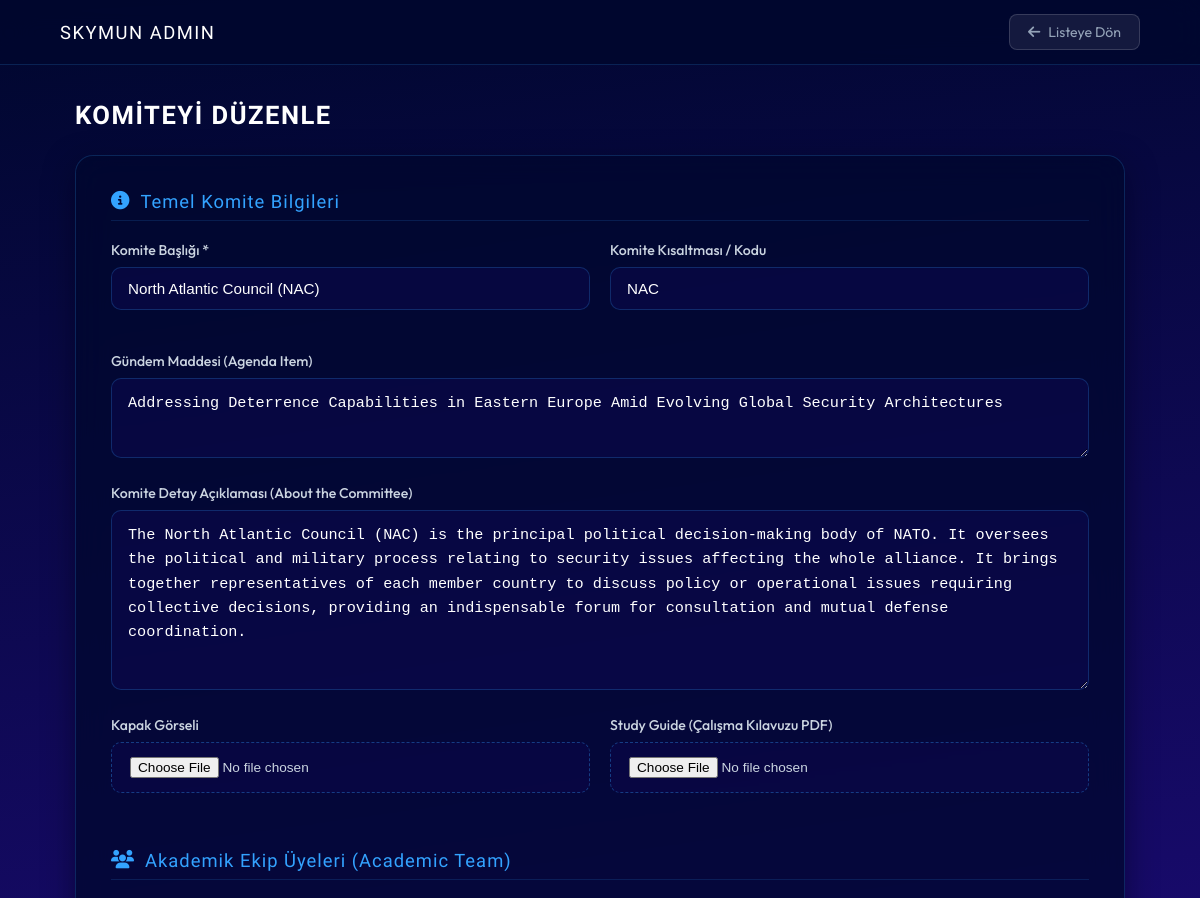
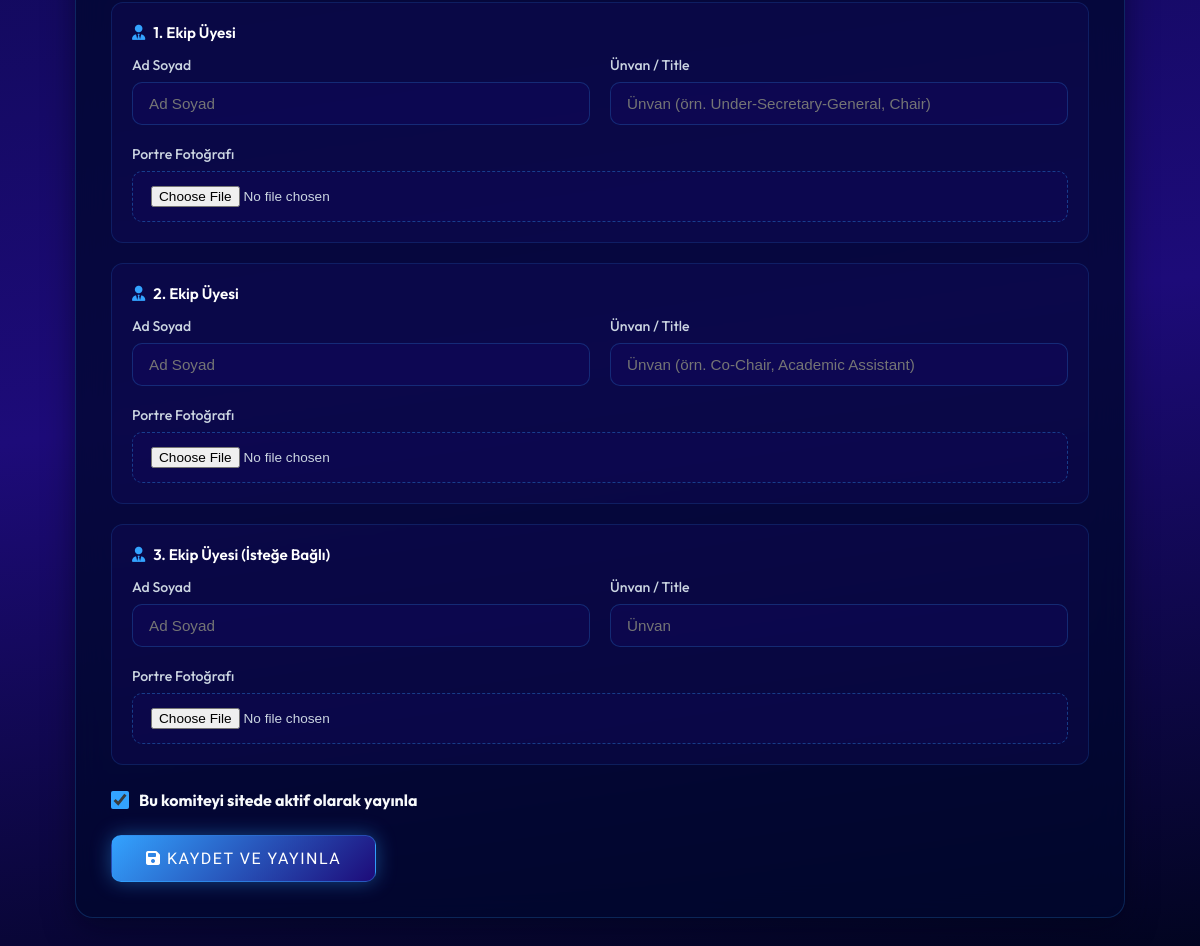
Screenshot of /admin/committee-edit.php?id=1 (signed in) with the database file from the repository (2 pictures, top to bottom).
### tables this page shows
CREATE TABLE IF NOT EXISTS `committees` (
  `id` INT(11) NOT NULL AUTO_INCREMENT,
  `title` VARCHAR(255) NOT NULL,
  `short_name` VARCHAR(50) DEFAULT NULL,
  `agenda` TEXT DEFAULT NULL,
  `description` LONGTEXT DEFAULT NULL,
  `cover_image` VARCHAR(255) DEFAULT NULL,
  `study_guide` VARCHAR(255) DEFAULT NULL,
  `member1_name` VARCHAR(150) DEFAULT NULL,
  `member1_title` VARCHAR(150) DEFAULT NULL,
  `member1_image` VARCHAR(255) DEFAULT NULL,
  `member2_name` VARCHAR(150) DEFAULT NULL,
  `member2_title` VARCHAR(150) DEFAULT NULL,
  `member2_image` VARCHAR(255) DEFAULT NULL,
  `member3_name` VARCHAR(150) DEFAULT NULL,
  `member3_title` VARCHAR(150) DEFAULT NULL,
  `member3_image` VARCHAR(255) DEFAULT NULL,
  `status` TINYINT(1) DEFAULT 1,
  `sort_order` INT(11) DEFAULT 0,
  `created_at` TIMESTAMP NOT NULL DEFAULT CURRENT_TIMESTAMP,
  PRIMARY KEY (`id`)
);

### config.php (called while the page is built, shortened)
<?php
$pdo = null;
try {
    $dsn = "mysql:host=" . DB_HOST . ";port=" . DB_PORT . ";dbname=" . DB_NAME . ";charset=" . DB_CHARSET;
    $options = [
        PDO::ATTR_ERRMODE            => PDO::ERRMODE_EXCEPTION,
        PDO::ATTR_DEFAULT_FETCH_MODE => PDO::FETCH_ASSOC,
        PDO::ATTR_EMULATE_PREPARES   => false,
    ];
    $pdo = new PDO($dsn, DB_USER, DB_PASS, $options);
} catch (PDOException $e) {
    $db_error = $e->getMessage();
    try {
        $dsnFallback = "mysql:host=" . DB_HOST . ";port=" . DB_PORT . ";charset=" . DB_CHARSET;
        $pdo = new PDO($dsnFallback, DB_USER, DB_PASS, [
            PDO::ATTR_ERRMODE            => PDO::ERRMODE_EXCEPTION,
            PDO::ATTR_DEFAULT_FETCH_MODE => PDO::FETCH_ASSOC,
            PDO::ATTR_EMULATE_PREPARES   => false,
        ]);
        $pdo->exec("CREATE DATABASE IF NOT EXISTS `" . DB_NAME . "` CHARACTER SET utf8mb4 COLLATE utf8mb4_unicode_ci");
        $pdo->exec("USE `" . DB_NAME . "`");
        $db_error = '';
    } catch (PDOException $eFallback) {
        $db_error = $eFallback->getMessage();
        $pdo = null;
    }
}
function init_skymun_tables() {
    global $pdo, $last_sql_error;
    if ($pdo) {
        try {
            $sql = "CREATE TABLE IF NOT EXISTS `committees` (
                `id` INT AUTO_INCREMENT PRIMARY KEY,
                `title` VARCHAR(255) NOT NULL,
                `short_name` VARCHAR(50) NULL,
                `agenda` TEXT NULL,
                `description` LONGTEXT NULL,
                `cover_image` VARCHAR(255) NULL,
                `study_guide` VARCHAR(255) NULL,
                `member1_name` VARCHAR(150) NULL,
                `member1_title` VARCHAR(150) NULL,
                `member1_image` VARCHAR(255) NULL,
                `member2_name` VARCHAR(150) NULL,
                `member2_title` VARCHAR(150) NULL,
                `member2_image` VARCHAR(255) NULL,
                `member3_name` VARCHAR(150) NULL,
                `member3_title` VARCHAR(150) NULL,
                `member3_image` VARCHAR(255) NULL,
                `status` TINYINT(1) DEFAULT 1,
                `sort_order` INT DEFAULT 0,
                `created_at` TIMESTAMP DEFAULT CURRENT_TIMESTAMP
            ) ENGINE=InnoDB DEFAULT CHARSET=utf8mb4 COLLATE=utf8mb4_unicode_ci;";
            $pdo->exec($sql);
            $sqlExecutives = "CREATE TABLE IF NOT EXISTS `executives` (
                `id` INT AUTO_INCREMENT PRIMARY KEY,
                `name` VARCHAR(150) NOT NULL,
                `title` VARCHAR(150) NOT NULL,
                `image` VARCHAR(255) NULL,
                `status` TINYINT(1) DEFAULT 1,
                `sort_order` INT DEFAULT 0,
                `created_at` TIMESTAMP DEFAULT CURRENT_TIMESTAMP
            ) ENGINE=InnoDB DEFAULT CHARSET=utf8mb4 COLLATE=utf8mb4_unicode_ci;";
            $pdo->exec($sqlExecutives);
            $sqlApplications = "CREATE TABLE IF NOT EXISTS `applications` (
                `id` INT AUTO_INCREMENT PRIMARY KEY,
                `title` VARCHAR(150) NOT NULL,
                `price` VARCHAR(100) NULL,
                `apply_url` VARCHAR(500) NOT NULL,
                `description` TEXT NULL,
                `status` TINYINT(1) DEFAULT 1,
                `sort_order` INT DEFAULT 0,
                `created_at` TIMESTAMP DEFAULT CURRENT_TIMESTAMP
            ) ENGINE=InnoDB DEFAULT CHARSET=utf8mb4 COLLATE=utf8mb4_unicode_ci;";
            $pdo->exec($sqlApplications);
            $sqlContactSettings = "CREATE TABLE IF NOT EXISTS `contact_settings` (
                `id` INT AUTO_INCREMENT PRIMARY KEY,
                `channel_key` VARCHAR(50) UNIQUE NOT NULL,
                `channel_title` VARCHAR(100) NOT NULL,
                `channel_value` VARCHAR(255) NULL,
                `status` TINYINT(1) DEFAULT 1,
                `created_at` TIMESTAMP DEFAULT CURRENT_TIMESTAMP
            ) ENGINE=InnoDB DEFAULT CHARSET=utf8mb4 COLLATE=utf8mb4_unicode_ci;";
            $pdo->exec($sqlContactSettings);
            $pdo->exec("INSERT INTO `contact_settings` (`channel_key`, `channel_title`, `channel_value`, `status`) VALUES
                ('instagram', 'Instagram', '#', 1),
                ('mail', 'E-Mail', 'info@example.com', 1),
                ('phone', 'Phone Support', 'Direct Contacts', 0),
                ('tiktok', 'TikTok', '#', 1)
                ON DUPLICATE KEY UPDATE `channel_title`=VALUES(`channel_title`);");
            $sqlContactPhones = "CREATE TABLE IF NOT EXISTS `contact_phones` (
                `id` INT AUTO_INCREMENT PRIMARY KEY,
                `name` VARCHAR(150) NOT NULL,
                `title` VARCHAR(150) NOT NULL,
                `phone_number` VARCHAR(50) NOT NULL,
                `status` TINYINT(1) DEFAULT 1,
                `sort_order` INT DEFAULT 0,
                `created_at` TIMESTAMP DEFAULT CURRENT_TIMESTAMP
            ) ENGINE=InnoDB DEFAULT CHARSET=utf8mb4 COLLATE=utf8mb4_unicode_ci;";
            $pdo->exec($sqlContactPhones);
            $countCom = $pdo->query("SELECT COUNT(*) FROM `committees`")->fetchColumn();
            $countExec = $pdo->query("SELECT COUNT(*) FROM `executives`")->fetchColumn();
            $countApp = $pdo->query("SELECT COUNT(*) FROM `applications`")->fetchColumn();
        } catch (PDOException $e) {
            $last_sql_error = "Tablo oluşturma hatası: " . $e->getMessage();
            error_log($last_sql_error);
        }
    }
}
function get_committee_by_id($id) {
    global $pdo;
    $id = (int)$id;
    init_skymun_tables();
    try {
        $stmt = $pdo->prepare("SELECT * FROM `committees` WHERE `id` = ? LIMIT 1");
        $stmt->execute([$id]);
        $row = $stmt->fetch();
        return $row ?: null;
    } catch (PDOException $e) {
        error_log("SQL get_committee_by_id Hatası: " . $e->getMessage());
        return null;
    }
}

### admin/committee-edit.php (the view, shortened to what this page needs)
<?php
require_once __DIR__ . '/../config.php';
$id = isset($_GET['id']) ? (int)$_GET['id'] : 0;
$committee = null;
if ($id > 0) {
    $committee = get_committee_by_id($id);
}
?>
<!DOCTYPE html>
<html lang="tr">
<head>
    <link rel="stylesheet" href="https://cdnjs.cloudflare.com/ajax/libs/font-awesome/6.5.1/css/all.min.css" />
</head>
<body>
<nav class="admin-navbar">
    <a href="committees.php" class="admin-brand">
        <span>SKYMUN ADMIN</span>
    </a>
    <a href="committees.php" class="btn-back">
        <i class="fa-solid fa-arrow-left"></i> Listeye Dön
    </a>
</nav>
<div class="container">
    <div class="page-header">
        <h1 class="page-title"><?= $id > 0 ? 'KOMİTEYİ DÜZENLE' : 'YENİ KOMİTE OLUŞTUR' ?></h1>
    </div>
    <form method="POST" action="" enctype="multipart/form-data" class="form-card">
        <div class="form-section-title">
            <i class="fa-solid fa-circle-info"></i> Temel Komite Bilgileri
        </div>
        <div class="form-grid-2">
            <div class="form-group">
                <label class="form-label">Komite Başlığı *</label>
                <input type="text" name="title" class="form-control" placeholder="Örn: North Atlantic Council (NAC)"
                       value="<?= htmlspecialchars($committee['title'] ?? '') ?>" required>
            </div>
            <div class="form-group">
                <label class="form-label">Komite Kısaltması / Kodu</label>
                <input type="text" name="short_name" class="form-control" placeholder="Örn: NAC, UNSC, DISEC"
                       value="<?= htmlspecialchars($committee['short_name'] ?? '') ?>">
            </div>
        </div>
        <div class="form-group">
            <label class="form-label">Gündem Maddesi (Agenda Item)</label>
            <textarea name="agenda" class="form-control" style="min-height: 80px;" placeholder="Komitenin ele alacağı ana gündem konusu..."><?= htmlspecialchars($committee['agenda'] ?? '') ?></textarea>
        </div>
        <div class="form-group">
            <label class="form-label">Komite Detay Açıklaması (About the Committee)</label>
            <textarea name="description" class="form-control" style="min-height: 180px;" placeholder="Komite işleyişi, tarihi, hedefleri ve detaylı açıklama metni..."><?= htmlspecialchars($committee['description'] ?? '') ?></textarea>
        </div>
        <div class="form-grid-2">
            <div class="form-group">
                <label class="form-label">Kapak Görseli</label>
                <div class="file-upload-box">
                    <input type="file" name="cover_image" accept="image/*">
                </div>
            </div>
            <div class="form-group">
                <label class="form-label">Study Guide (Çalışma Kılavuzu PDF)</label>
                <div class="file-upload-box">
                    <input type="file" name="study_guide" accept=".pdf,.doc,.docx">
                </div>
            </div>
        </div>
        <div class="form-section-title" style="margin-top: 35px;">
            <i class="fa-solid fa-users"></i> Akademik Ekip Üyeleri (Academic Team)
        </div>
        <div class="member-block">
            <div class="member-header">
                <i class="fa-solid fa-user-tie"></i> 1. Ekip Üyesi
            </div>
            <div class="form-grid-2">
                <div class="form-group" style="margin-bottom:0;">
                    <label class="form-label">Ad Soyad</label>
                    <input type="text" name="member1_name" class="form-control" placeholder="Ad Soyad"
                           value="<?= htmlspecialchars($committee['member1_name'] ?? '') ?>">
                </div>
                <div class="form-group" style="margin-bottom:0;">
                    <label class="form-label">Ünvan / Title</label>
                    <input type="text" name="member1_title" class="form-control" placeholder="Ünvan (örn. Under-Secretary-General, Chair)"
                           value="<?= htmlspecialchars($committee['member1_title'] ?? '') ?>">
                </div>
            </div>
            <div class="form-group" style="margin-top: 15px; margin-bottom: 0;">
                <label class="form-label">Portre Fotoğrafı</label>
                <div class="file-upload-box">
                    <input type="file" name="member1_image" accept="image/*">
                </div>
            </div>
        </div>
        <div class="member-block">
            <div class="member-header">
                <i class="fa-solid fa-user-tie"></i> 2. Ekip Üyesi
            </div>
            <div class="form-grid-2">
                <div class="form-group" style="margin-bottom:0;">
                    <label class="form-label">Ad Soyad</label>
                    <input type="text" name="member2_name" class="form-control" placeholder="Ad Soyad"
                           value="<?= htmlspecialchars($committee['member2_name'] ?? '') ?>">
                </div>
                <div class="form-group" style="margin-bottom:0;">
                    <label class="form-label">Ünvan / Title</label>
                    <input type="text" name="member2_title" class="form-control" placeholder="Ünvan (örn. Co-Chair, Academic Assistant)"
                           value="<?= htmlspecialchars($committee['member2_title'] ?? '') ?>">
                </div>
            </div>
            <div class="form-group" style="margin-top: 15px; margin-bottom: 0;">
                <label class="form-label">Portre Fotoğrafı</label>
                <div class="file-upload-box">
                    <input type="file" name="member2_image" accept="image/*">
                </div>
            </div>
        </div>
        <div class="member-block">
            <div class="member-header">
                <i class="fa-solid fa-user-tie"></i> 3. Ekip Üyesi (İsteğe Bağlı)
            </div>
            <div class="form-grid-2">
                <div class="form-group" style="margin-bottom:0;">
                    <label class="form-label">Ad Soyad</label>
                    <input type="text" name="member3_name" class="form-control" placeholder="Ad Soyad"
                           value="<?= htmlspecialchars($committee['member3_name'] ?? '') ?>">
                </div>
                <div class="form-group" style="margin-bottom:0;">
                    <label class="form-label">Ünvan / Title</label>
                    <input type="text" name="member3_title" class="form-control" placeholder="Ünvan"
                           value="<?= htmlspecialchars($committee['member3_title'] ?? '') ?>">
                </div>
            </div>
            <div class="form-group" style="margin-top: 15px; margin-bottom: 0;">
                <label class="form-label">Portre Fotoğrafı</label>
                <div class="file-upload-box">
                    <input type="file" name="member3_image" accept="image/*">
                </div>
            </div>
        </div>
        <label class="checkbox-wrap">
            <input type="checkbox" name="status" value="1" <?= (!isset($committee['status']) || $committee['status'] == 1) ? 'checked' : '' ?>>
            <span><strong>Bu komiteyi sitede aktif olarak yayınla</strong></span>
        </label>
        <button type="submit" class="btn-save">
            <i class="fa-solid fa-floppy-disk"></i> KAYDET VE YAYINLA
        </button>
    </form>
</div>
</body>
</html>

### rows the page displays
committees: title "North Atlantic Council (NAC)", short_name "NAC", agenda "Addressing Deterrence Capabilities in Eastern Europe Amid Evolving Global Security Architectures", description "The North Atlantic Council (NAC) is the principal political decision-making body of NATO. It oversees the political and military process relating to security issues affecting the whole alliance. It brings together representatives of each member country to discuss policy or operational issues requiring collective decisions, providing an indispensable forum for consultation and mutual defense coordination.", status "☑"
